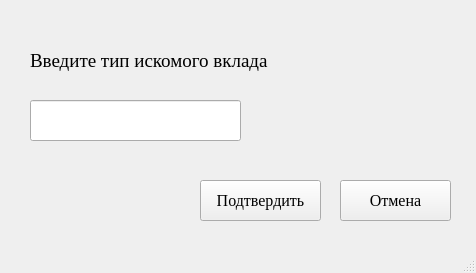
<?xml version="1.0" encoding="UTF-8"?>
<ui version="4.0">
 <class>MainWindow</class>
 <widget class="QMainWindow" name="MainWindow">
  <property name="geometry">
   <rect>
    <x>0</x>
    <y>0</y>
    <width>476</width>
    <height>273</height>
   </rect>
  </property>
  <property name="windowTitle">
   <string>MainWindow</string>
  </property>
  <widget class="QWidget" name="centralwidget">
   <widget class="QLabel" name="label">
    <property name="geometry">
     <rect>
      <x>30</x>
      <y>20</y>
      <width>351</width>
      <height>81</height>
     </rect>
    </property>
    <property name="font">
     <font>
      <family>Times New Roman</family>
      <pointsize>14</pointsize>
     </font>
    </property>
    <property name="text">
     <string>Введите тип искомого вклада</string>
    </property>
   </widget>
   <widget class="QLineEdit" name="lineEdit">
    <property name="geometry">
     <rect>
      <x>30</x>
      <y>100</y>
      <width>211</width>
      <height>41</height>
     </rect>
    </property>
   </widget>
   <widget class="QPushButton" name="pushButton_5">
    <property name="geometry">
     <rect>
      <x>200</x>
      <y>180</y>
      <width>121</width>
      <height>41</height>
     </rect>
    </property>
    <property name="font">
     <font>
      <family>Times New Roman</family>
      <pointsize>12</pointsize>
     </font>
    </property>
    <property name="text">
     <string>Подтвердить</string>
    </property>
   </widget>
   <widget class="QPushButton" name="pushButton_4">
    <property name="geometry">
     <rect>
      <x>340</x>
      <y>180</y>
      <width>111</width>
      <height>41</height>
     </rect>
    </property>
    <property name="font">
     <font>
      <family>Times New Roman</family>
      <pointsize>12</pointsize>
     </font>
    </property>
    <property name="text">
     <string>Отмена</string>
    </property>
   </widget>
  </widget>
  <widget class="QMenuBar" name="menubar">
   <property name="geometry">
    <rect>
     <x>0</x>
     <y>0</y>
     <width>476</width>
     <height>26</height>
    </rect>
   </property>
  </widget>
  <widget class="QStatusBar" name="statusbar"/>
 </widget>
 <resources/>
 <connections/>
</ui>
